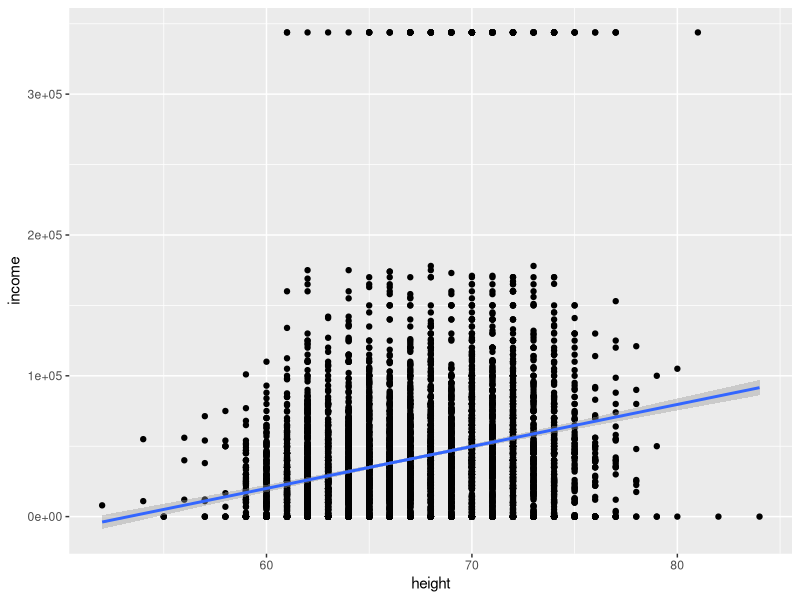
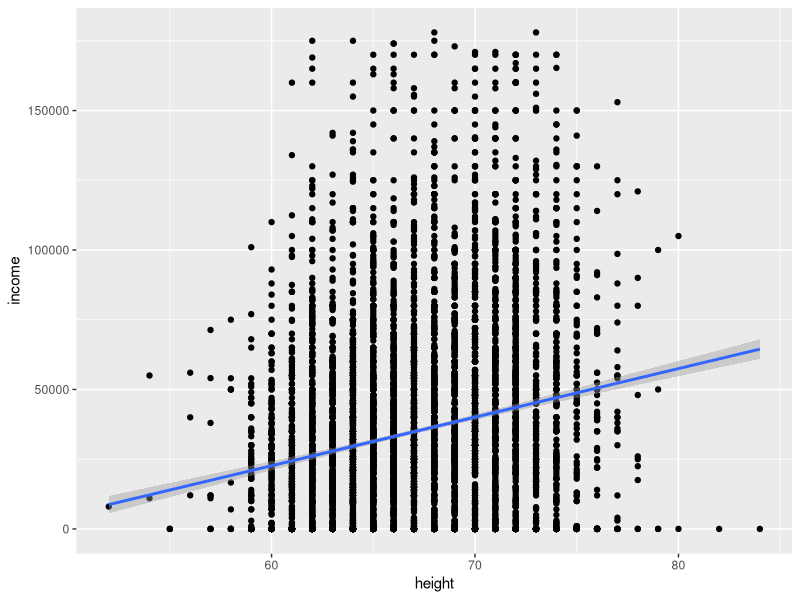

Write R code to recreate these figures, in order.
## ---- chunk 1
#| label: setup
library(tidyverse)
## ---- chunk 2
heights <- modelr::heights
## ---- chunk 3
heights |> 
  ggplot(mapping =aes(x = height, y = income)) +
  geom_point() +
  geom_smooth(method = "lm")
## ---- chunk 4
heights |> 
  filter(income < 300000) |> 
  ggplot(mapping =aes(x = height, y = income)) +
  geom_point() +
  geom_smooth(method = "lm")
